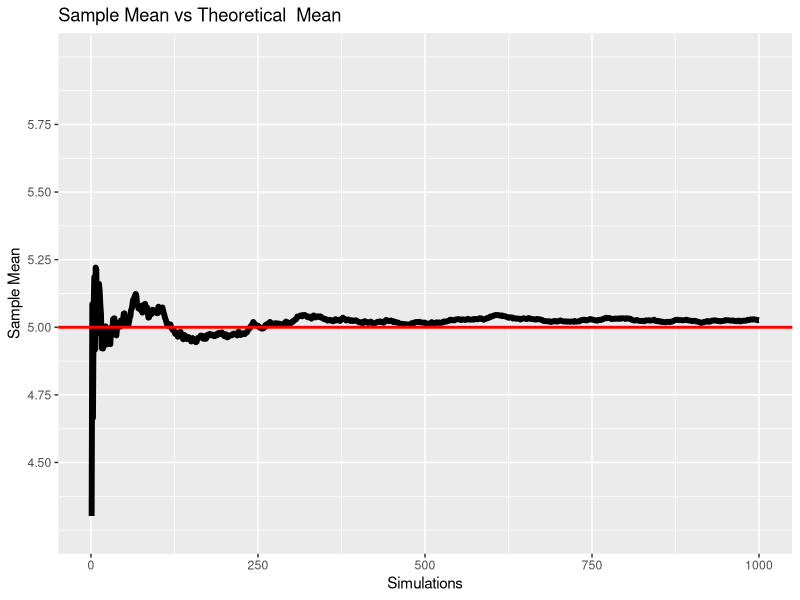
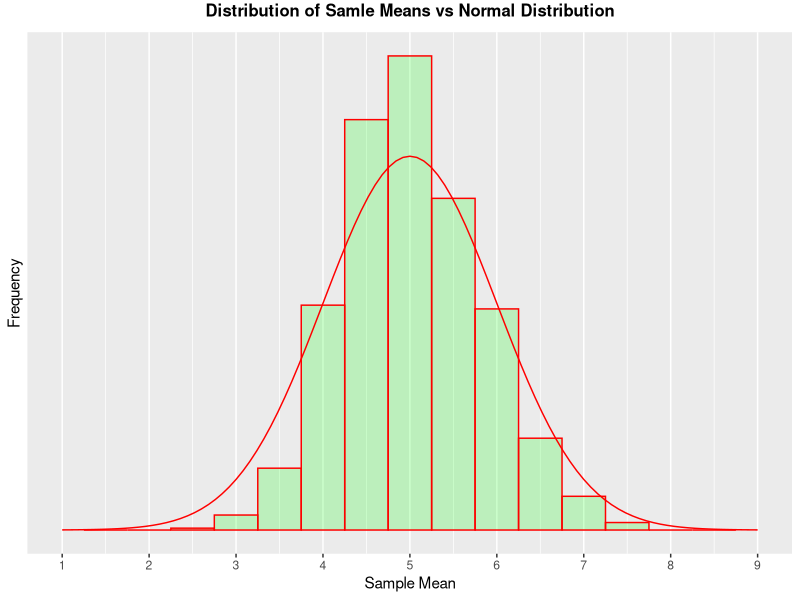
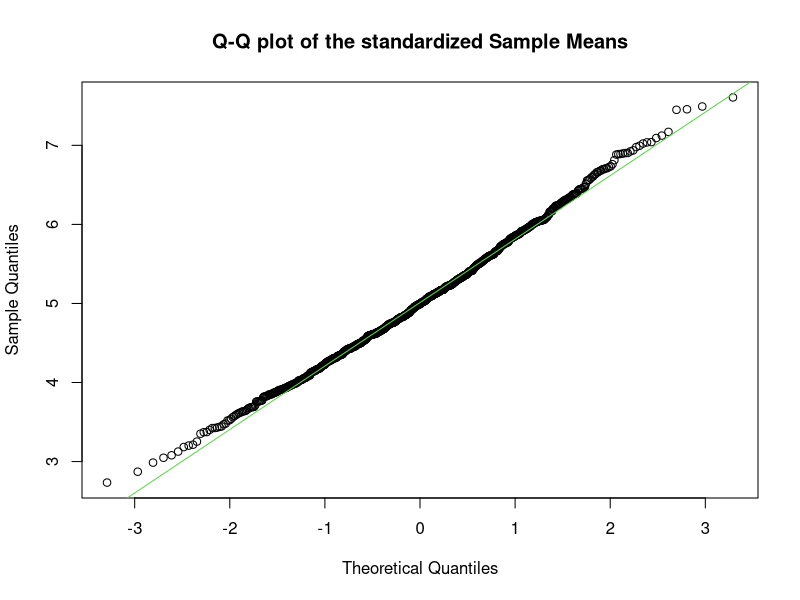

Here is the R script that generated these plots, in order:
## ---- chunk 1
knitr::opts_chunk$set(echo = TRUE)
## ---- chunk 2
sims = 1000;
n = 40; ## number of distributions
lambda = 0.2; ## number of simulations
means <- vector("numeric")
means_sum <- vector("numeric")
means_cum <- vector("numeric")

for (i in 1:sims) { means[i] <- mean(rexp(n, lambda))}
means_sum[1] <- means[1]
for (i in 2:sims) { means_sum[i] <- means_sum[i-1] + means[i] }
for (i in 1:sims) { means_cum[i] <- means_sum[i]/i }

## ---- chunk 3
means_cum[sims]  #Sample mean
1/lambda  #Theoretical mean

## ---- chunk 4

var(means)*n  #Sample variance
(1/lambda)^2  #Theoretical variance

## ---- chunk 5
library(ggplot2)
g <- ggplot(data.frame(x = 1:sims, y = means_cum), aes(x = x, y = y))
g <- g + geom_hline(yintercept = 0) + geom_line(size = 2)
g <- g + geom_abline(intercept = 1 / lambda, slope = 0, color = "red", size = 1)
g <- g + scale_y_continuous(breaks=c(4.50, 4.75, 5.00, 5.25, 5.50, 5.75), limits=c(4.25, 6))
g <- g + labs(title="Sample Mean vs Theoretical  Mean")
g <- g + labs(x = "Simulations", y = "Sample Mean")
print(g)

## ---- chunk 6
library(ggplot2)
g <- ggplot(data.frame(x = means), aes(x = x))
g <- g + geom_histogram(position="identity", fill="green", color="red", alpha=0.2,binwidth=0.5, aes(y= ..density..))
g <- g + stat_function(fun = dnorm, colour = "red", args=list(mean=5))
g <- g + scale_x_continuous(breaks=c(1, 2, 3, 4, 5, 6, 7, 8, 9), limits=c(1, 9))
g <- g + scale_y_continuous(breaks=c()) 
g <- g + theme(plot.title = element_text(size=12, face="bold", vjust=2, hjust=0.5))
g <- g + labs(title="Distribution of Samle Means vs Normal Distribution")
g <- g + labs(x = "Sample Mean", y = "Frequency")
print(g)  

## ---- chunk 7
qqnorm(means, 
       main ="Q-Q plot of the standardized Sample Means")
qqline(means, 
       col = "3")
